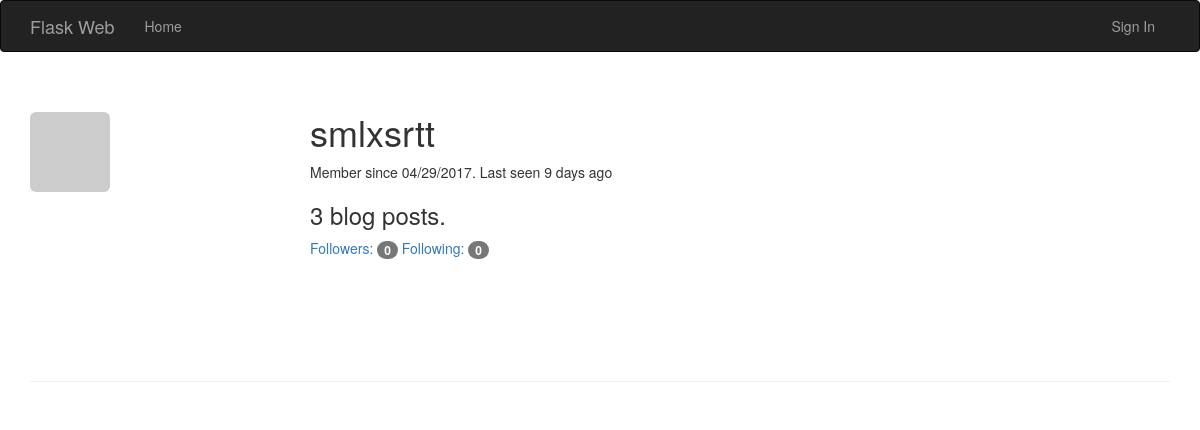
Page /user/smlxsrtt on the committed database.
### app/models.py (models this page shows, shortened)
class User(UserMixin, db.Model):
	__tablename__ = 'users'
	id = db.Column(db.Integer, primary_key = True)
	email = db.Column(db.String(64), unique=True, index=True)
	username = db.Column(db.String(64), unique = True)
	password_hash = db.Column(db.String(128))
	role_id = db.Column(db.Integer, db.ForeignKey('roles.id'))
	confirmed = db.Column(db.Boolean, default=False)
	name = db.Column(db.String(64))
	location = db.Column(db.String(64))
	about_me = db.Column(db.Text())
	member_since =db.Column(db.DateTime(), default=datetime.utcnow)
	last_seen = db.Column(db.DateTime(), default=datetime.utcnow)
	avatar_hash = db.Column(db.String(32))
	posts = db.relationship('Post', backref='au', lazy='dynamic')
	followed = db.relationship('Follow',
								foreign_keys=[Follow.follower_id],
								backref=db.backref('follower', lazy='joined'),
								lazy='dynamic',
								cascade='all, delete-orphan')
	followers = db.relationship('Follow',
								foreign_keys=[Follow.followed_id],
								backref=db.backref('followed', lazy='joined'),
								lazy='dynamic',
								cascade='all, delete-orphan')
	comments = db.relationship('Comment', backref='author', lazy='dynamic')
	@property
	def password(self):
		raise AttributeError('password is not a readable attribute')
	def gravatar(self, size=100, default='identicon', rating='g'):
		if request.is_secure:
			url = 'https://secure.gravatar.com/avatar'
		else:
			url = 'http://s.gravatar.com/avatar'
		hash = self.avatar_hash or hashlib.md5(
			self.email.encode('utf-8')).hexdigest()
		print('into..gravatar..{url}/{hash}?s={size}&d={default}&r={rating}'.format(
			url=url, hash=hash, size=size, default=default, rating=rating))
		return '{url}/{hash}?s={size}&d={default}&r={rating}'.format(
			url=url, hash=hash, size=size, default=default, rating=rating)

### app/main/views.py (the view)
@main.route('/user/<username>')
def user(username):
	user = User.query.filter_by(username=username).first()
	users = User.query.order_by(User.username).all()
	if user is None:
		abort(404)
	page = request.args.get('page', 1, type=int)
	pagination = user.posts.order_by(Post.timestamp.desc()).paginate(
		page, per_page=current_app.config['FLASK_POSTS_PER_PAGE'], error_out=False)
	posts = pagination.items
	return render_template('user.html', user=user, users=users, posts=posts, pagination=pagination)

### app/auth/views.py (called while the page is built)
@auth.before_app_request
def before_request():
	print('into before_request...............')
	print('is_authenticated...............{}'.format(current_user.is_authenticated))
	print('request................{}'.format(request))
	if current_user.is_authenticated:
		current_user.ping()
		if not current_user.confirmed and request.endpoint[:5] != 'auth.' and request.endpoint != 'static':
			return redirect(url_for('auth.unconfirmed'))

### app/main/__init__.py (called while the page is built)
@main.app_context_processor
def inject_permission():
	return dict(Permission=Permission)

### app/main/views.py (called while the page is built)
@main.after_app_request
def after_app_request(response):
	for query in get_debug_queries():
		if query.duration > current_app.config['FLASKY_SLOW_DB_QUERY_TIME']:
			current_app.logger.warning(
				'Slow query: {}\nParameters: {}\nnDuration: {}\nContext: {}\n'.format(
					query.statement, query.parameters, query.duration, query.context))
	return response

### app/models.py (called while the page is built)
	def can(self, permissions):
		return False

	def is_administrator(self):
		return False

### app/templates/user.html (shortened to what this page needs)
<!DOCTYPE html>
{% extends 'bootstrap_base.html' %}
{% block page_content %}
<div class="page-header">
	<img class="img-rounded profile-thumbnail" src="{{ user.gravatar(size=256) }}">
	<div class="profile-header">
		<h1>{{ user.username }}</h1>
		<p>
			Member since {{ moment(user.member_since).format('L') }}.
			Last seen {{ moment(user.last_seen).fromNow() }}
		</p>
		<h3> {{ pagination.total }} blog posts.</h3>
		<a href="{{ url_for('.followers', username=user.username) }}" target="_blank">
			Followers: <span class="badge">{{ user.followers.count()-1 }}</span>
		</a>
		<a href="{{ url_for('.followed_by', username=user.username) }}" target="_blank">
			Following: <span class='badge'>{{ user.followed.count()-1 }}</span>
		</a>
	</div>
</div>
{% endblock %}

### app/static/style.css (style rules this page uses)
.profile-thumbnail { position: absolute; }
.profile-header { min-height: 260px; margin-left: 280px; }

### rows in the picture
User: username "smlxsrtt", member_since "04/29/2017", last_seen "9 days ago"

### other values in the picture
{{ pagination.total }} "3"
{{ user.followers.count()-1 }} "0"
{{ user.followed.count()-1 }} "0"
